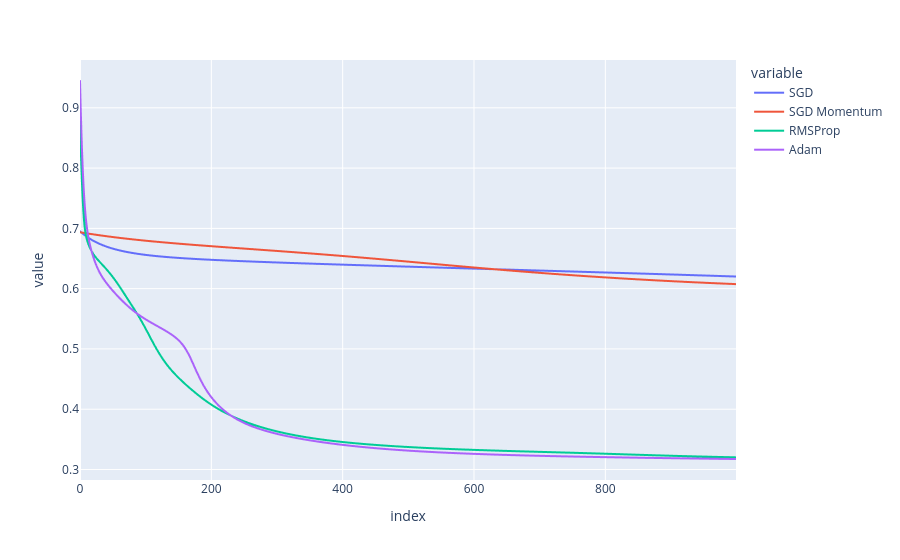

Source (notebook cell):
### Code cell
dataset = MakeBatches(dataset_Flower(m=512, noise=0.3), 32, True)

optimizers = {
    "SGD": SGD(lr=0.001),
    "SGD Momentum": SGDMomentum(lr=0.001, beta=0.9),
    "RMSProp": RMSprop(lr=0.001, beta=0.9),
    "Adam": Adam(lr=0.001, beta1=0.95, beta2=0.999)
}

results = { }
for name, opt in optimizers.items():
    print(f"Training using {name} ...")
    results[name] = fit(
        model=create_model(),       # Always start with a new randomly-initialized model
        optimizer=opt,
        dataset=dataset,
        criterion=BCELoss(reduce="mean"),
        num_epochs=1000
    )

fig = px.line(results)
fig.show()

### Figure 1 — Plotly figure (JSON) as saved in the notebook; plotly's stock layout.template omitted (floating-point values rounded to 4 significant figures; data arrays with more than 128 entries replaced by an {"elided": "..."} marker saying what was removed)
{"data": [{"hovertemplate": "variable=SGD<br>index=%{x}<br>value=%{y}<extra></extra>", "legendgroup": "SGD", "line": {"color": "#636efa", "dash": "solid"}, "marker": {"symbol": "circle"}, "mode": "lines", "name": "SGD", "showlegend": true, "type": "scattergl", "x": {"elided": "1000 int values"}, "xaxis": "x", "y": {"elided": "1000 float values"}, "yaxis": "y"}, {"hovertemplate": "variable=SGD Momentum<br>index=%{x}<br>value=%{y}<extra></extra>", "legendgroup": "SGD Momentum", "line": {"color": "#EF553B", "dash": "solid"}, "marker": {"symbol": "circle"}, "mode": "lines", "name": "SGD Momentum", "showlegend": true, "type": "scattergl", "x": {"elided": "1000 int values"}, "xaxis": "x", "y": {"elided": "1000 float values"}, "yaxis": "y"}, {"hovertemplate": "variable=RMSProp<br>index=%{x}<br>value=%{y}<extra></extra>", "legendgroup": "RMSProp", "line": {"color": "#00cc96", "dash": "solid"}, "marker": {"symbol": "circle"}, "mode": "lines", "name": "RMSProp", "showlegend": true, "type": "scattergl", "x": {"elided": "1000 int values"}, "xaxis": "x", "y": {"elided": "1000 float values"}, "yaxis": "y"}, {"hovertemplate": "variable=Adam<br>index=%{x}<br>value=%{y}<extra></extra>", "legendgroup": "Adam", "line": {"color": "#ab63fa", "dash": "solid"}, "marker": {"symbol": "circle"}, "mode": "lines", "name": "Adam", "showlegend": true, "type": "scattergl", "x": {"elided": "1000 int values"}, "xaxis": "x", "y": {"elided": "1000 float values"}, "yaxis": "y"}], "layout": {"legend": {"title": {"text": "variable"}, "tracegroupgap": 0}, "margin": {"t": 60}, "xaxis": {"anchor": "y", "domain": [0.0, 1.0], "title": {"text": "index"}}, "yaxis": {"anchor": "x", "domain": [0.0, 1.0], "title": {"text": "value"}}}}
